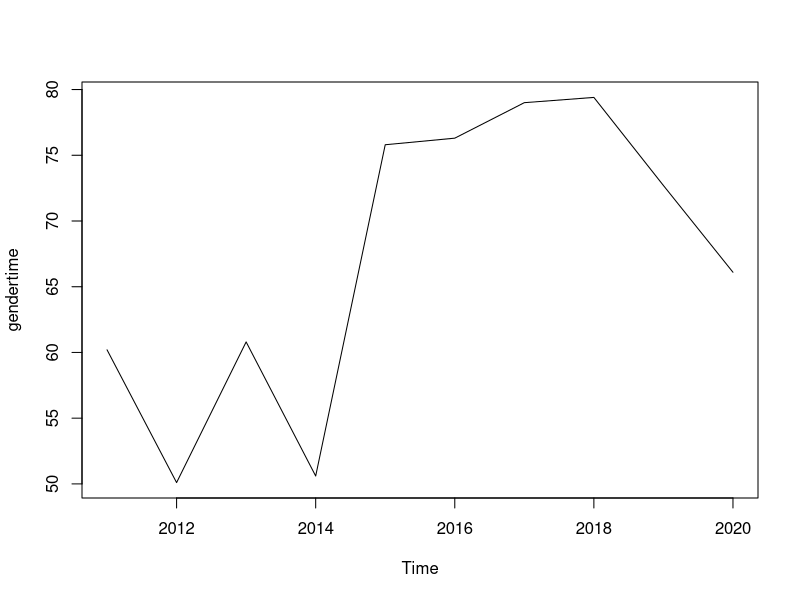
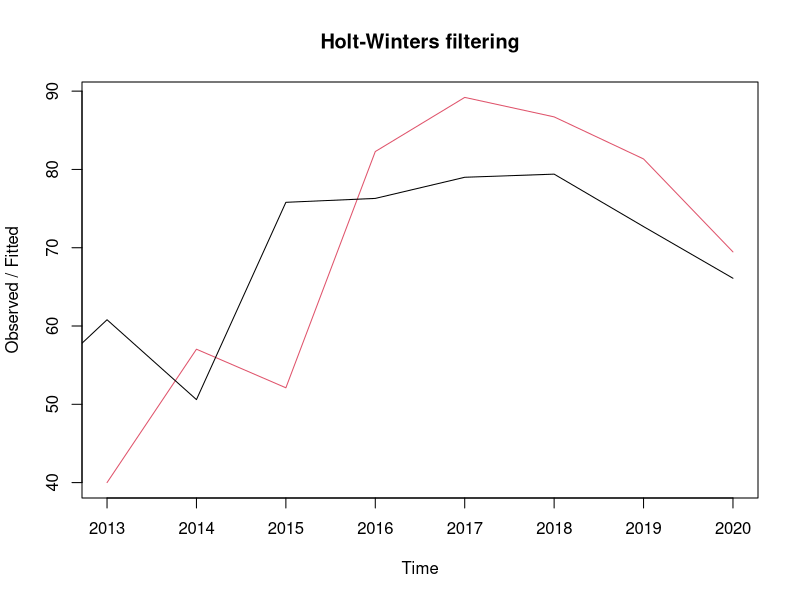
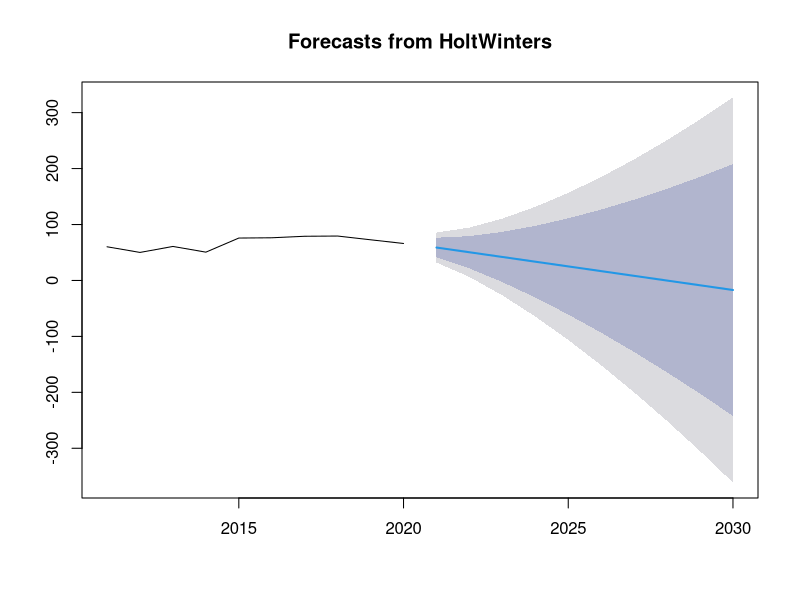
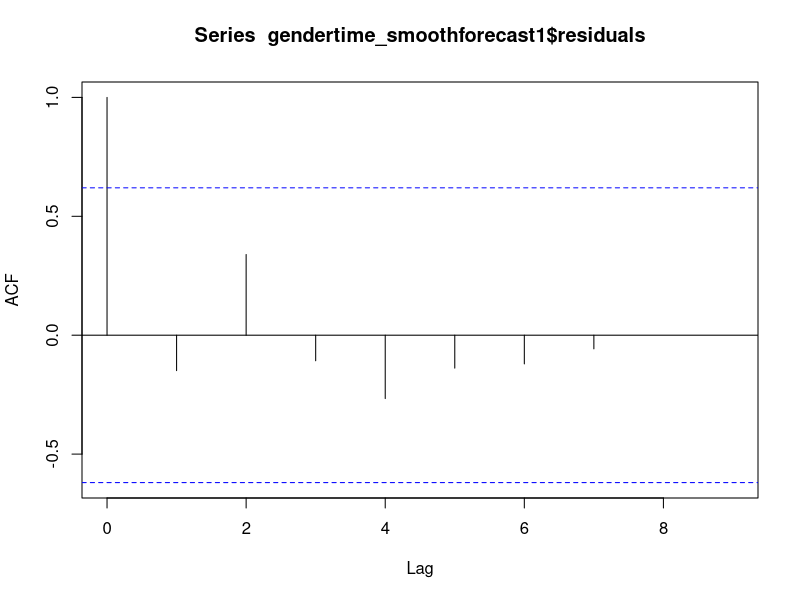
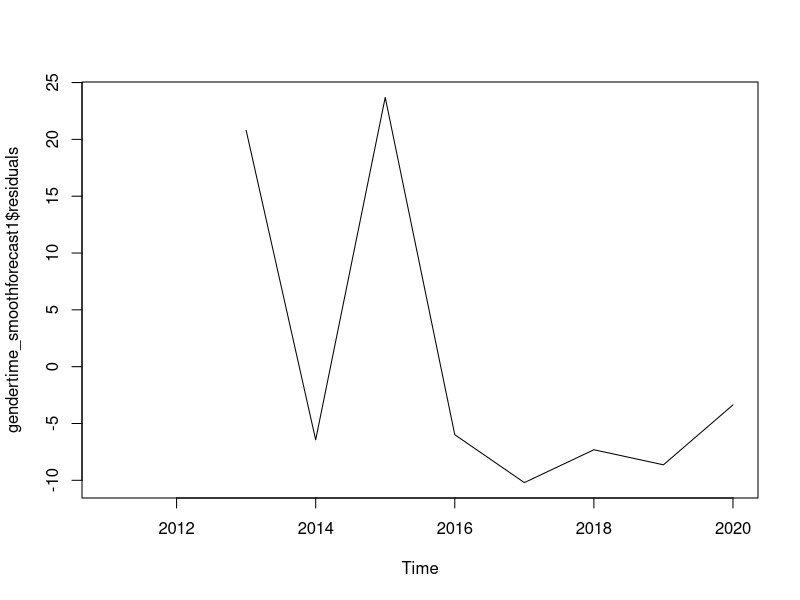
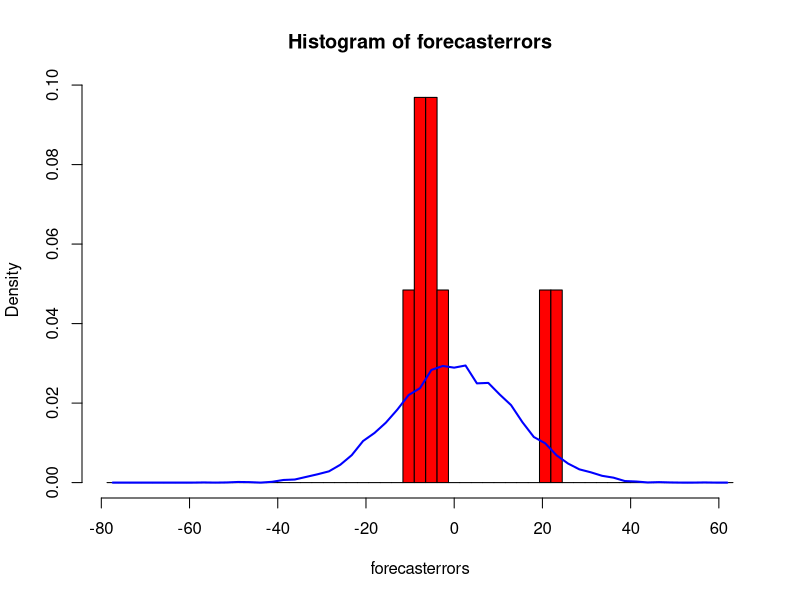
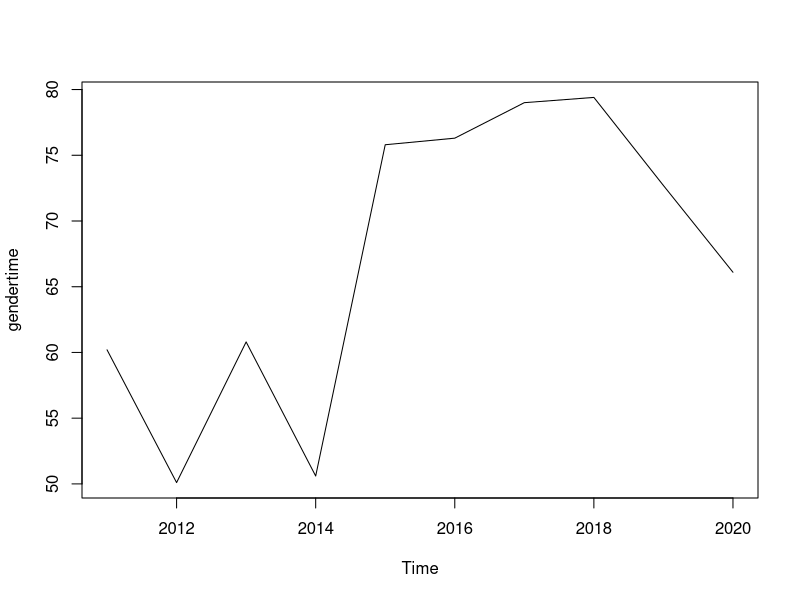
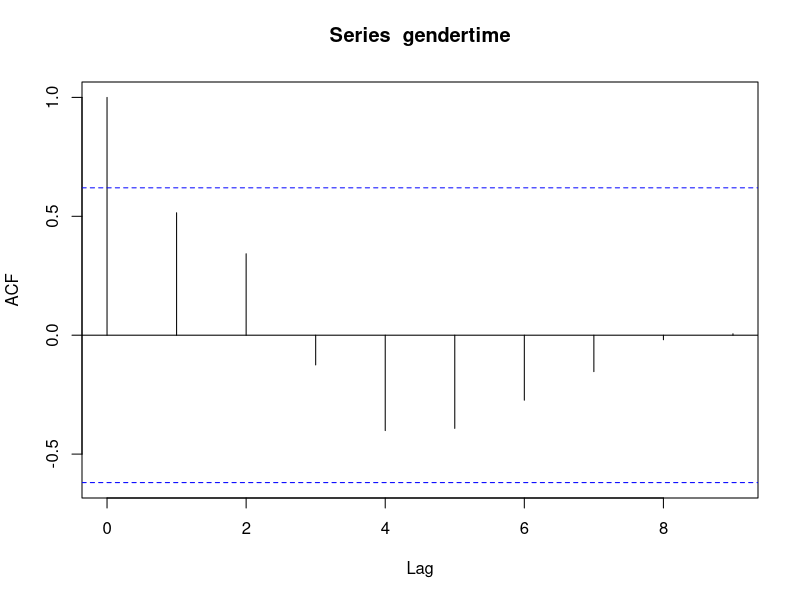

Here is the R script that generated these plots, in order:
## ---- chunk 1
library(tidyverse)
library(forecast)
library(TTR)
library(tseries)

## ---- chunk 2
df = read.csv("Gender_stats.csv")
## ---- chunk 3
head(df)
## ---- chunk 4
colnames(df) <- c("Date", "Country", "Female_LifeExpectancyAtBirth", "Male_LifeExpectancyAtBirth", "Female_Population(30-34)", "Male_Population(30-34)", "Male_Population(15-19)", "Female_Population(15-19)")
## ---- chunk 5
colnames(df)
## ---- chunk 6
df <- df %>% select(Date, Male_LifeExpectancyAtBirth)
## ---- chunk 7
head(df)
## ---- chunk 8
df$Male_LifeExpectancyAtBirth <- round(df$Male_LifeExpectancyAtBirth,digits = 1)
## ---- chunk 9
head(df)
## ---- chunk 10
class(df)
## ---- chunk 11
gendertime <- ts(df$Male_LifeExpectancyAtBirth, start = min(df$Date), end = max(df$Date), frequency = 1)
## ---- chunk 12
class(gendertime)
## ---- chunk 13
plot.ts(gendertime)
## ---- chunk 14
#gendertime_smooth <- SMA(gendertime, n = 3)
## ---- chunk 15
#plot.ts(gendertime_smooth)
## ---- chunk 16
gendertime_smoothforecast <- HoltWinters(gendertime, gamma = FALSE)
gendertime_smoothforecast
## ---- chunk 17
plot(gendertime_smoothforecast)
## ---- chunk 18
gendertime_smoothforecast1 <- forecast(gendertime_smoothforecast, h =10)
gendertime_smoothforecast1
## ---- chunk 19
plot(gendertime_smoothforecast1)
## ---- chunk 20
acf(gendertime_smoothforecast1$residuals, lag.max = 10, na.action = na.pass)
## ---- chunk 21
Box.test(gendertime_smoothforecast1$residuals, lag = 3, type ="Ljung-Box")
## ---- chunk 22
plot.ts(gendertime_smoothforecast1$residuals)
## ---- chunk 23
gendertime_smoothforecast1$residuals <-
gendertime_smoothforecast1$residuals[!is.na(gendertime_smoothforecast1$residual)]
## ---- chunk 24
plotForecastErrors <- function(forecasterrors)
{
 # make a histogram of the forecast errors:
 mybinsize <- IQR(forecasterrors)/4 
 mysd <- sd(forecasterrors)
 mymin <- min(forecasterrors) - mysd*5 
 mymax <- max(forecasterrors) + mysd*3
 # generate normally distributed data with mean 0 and standard deviation mysd
 mynorm <- rnorm(10000, mean=0, sd=mysd)
 mymin2 <- min(mynorm)
 mymax2 <- max(mynorm)
 if (mymin2 < mymin) { mymin <- mymin2 }
 if (mymax2 > mymax) { mymax <- mymax2 }
 # make a red histogram of the forecast errors, with the normally distributed data overlaid:
 mybins <- seq(mymin, mymax, mybinsize)
 hist(forecasterrors, col="red", freq=FALSE, breaks=mybins)
 # freq=FALSE ensures the area under the histogram = 1
 # generate normally distributed data with mean 0 and standard deviation mysd
 myhist <- hist(mynorm, plot=FALSE, breaks=mybins)
 # plot the normal curve as a blue line on top of the histogram of forecast errors:
 points(myhist$mids, myhist$density, type="l", col="blue", lwd=2)
}
## ---- chunk 25
plotForecastErrors(gendertime_smoothforecast1$residuals)
## ---- chunk 26
plot.ts(gendertime)
## ---- chunk 27
acf(gendertime, na.action = na.pass, lag.max = 10)
## ---- chunk 28
pacf(gendertime, na.action = na.pass, lag.max = 10)
## ---- chunk 29
adf.test(gendertime)
## ---- chunk 30
gendermodel <- auto.arima(gendertime, ic = "aic", trace = TRUE)
gendermodel
## ---- chunk 31
acf(ts(gendermodel$residuals))
## ---- chunk 32
pacf(ts(gendermodel$residuals))
## ---- chunk 33
genderforcast <- forecast(gendermodel, h =10)
genderforcast
## ---- chunk 34
plot(genderforcast)
## ---- chunk 35
acf(genderforcast$residuals, na.action = na.pass, lag.max = 10)
## ---- chunk 36
Box.test(genderforcast$residuals, lag = 5, type = "Ljung-Box")
## ---- chunk 37
Box.test(genderforcast$residuals, lag = 8, type = "Ljung-Box")
## ---- chunk 38
plot.ts(genderforcast$residuals)
 
## ---- chunk 39
plotForecastErrors <- function(forecasterrors)
{
 # make a histogram of the forecast errors:
 mybinsize <- IQR(forecasterrors)/4 
 mysd <- sd(forecasterrors)
 mymin <- min(forecasterrors) - mysd*5 
 mymax <- max(forecasterrors) + mysd*3
 # generate normally distributed data with mean 0 and standard deviation mysd
 mynorm <- rnorm(10000, mean=0, sd=mysd)
 mymin2 <- min(mynorm)
 mymax2 <- max(mynorm)
 if (mymin2 < mymin) { mymin <- mymin2 }
 if (mymax2 > mymax) { mymax <- mymax2 }
 # make a red histogram of the forecast errors, with the normally distributed data overlaid:
 mybins <- seq(mymin, mymax, mybinsize)
 hist(forecasterrors, col="red", freq=FALSE, breaks=mybins)
 # freq=FALSE ensures the area under the histogram = 1
 # generate normally distributed data with mean 0 and standard deviation mysd
 myhist <- hist(mynorm, plot=FALSE, breaks=mybins)
 # plot the normal curve as a blue line on top of the histogram of forecast errors:
 points(myhist$mids, myhist$density, type="l", col="blue", lwd=2)
}
## ---- chunk 40
genderforcast$residuals <-
genderforcast$residuals[!is.na(genderforcast$residuals)]
## ---- chunk 41
plotForecastErrors(genderforcast$residuals)
